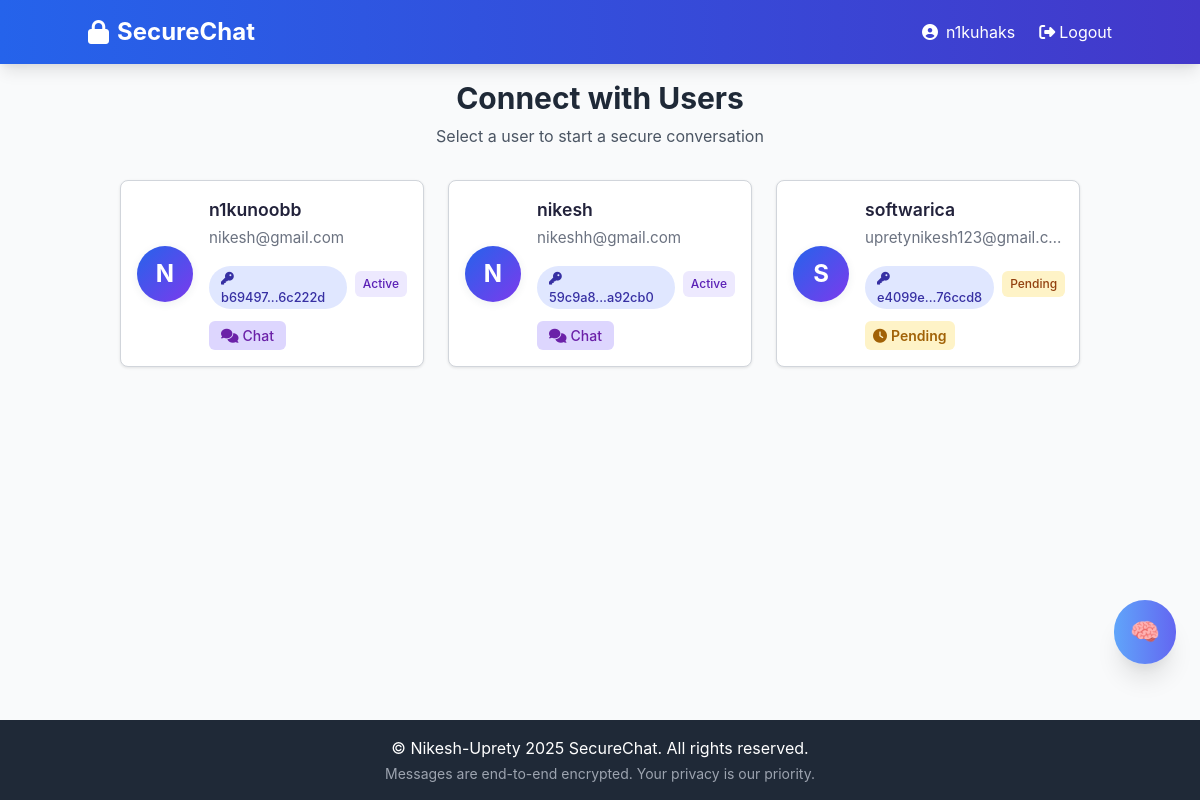
The app's page /index (signed in) with its own data.
### app/models.py (models this page shows, shortened)
class User(UserMixin, db.Model):
    id = db.Column(db.Integer, primary_key=True)
    username = db.Column(db.String(64), index=True,
                         unique=True, nullable=False)
    email = db.Column(db.String(120), index=True, unique=True, nullable=False)
    password_hash = db.Column(db.String(128), nullable=False)
    public_key = db.Column(db.Text, nullable=False)
    private_key = db.Column(db.Text, nullable=False)
    created_at = db.Column(
        db.DateTime, default=lambda: datetime.now())
    last_seen = db.Column(
        db.DateTime, default=lambda: datetime.now())
    messages_sent = db.relationship('Message',
                                    foreign_keys='Message.sender_id',
                                    backref='sender',
                                    lazy='dynamic')
    messages_received = db.relationship('Message',
                                        foreign_keys='Message.recipient_id',
                                        backref='recipient',
                                        lazy='dynamic')
    sent_requests = db.relationship('ChatRequest',
                                    foreign_keys='ChatRequest.sender_id',
                                    backref='sender',
                                    lazy='dynamic')
    received_requests = db.relationship('ChatRequest',
                                        foreign_keys='ChatRequest.recipient_id',
                                        backref='recipient',
                                        lazy='dynamic')
    def has_pending_request_to(self, other_user_id):
        return ChatRequest.query.filter_by(
            sender_id=self.id,
            recipient_id=other_user_id,
            status='pending'
        ).first() is not None
    def has_active_chat_with(self, other_user_id):
        return ChatRequest.query.filter(
            or_(
                and_(
                    ChatRequest.sender_id == self.id,
                    ChatRequest.recipient_id == other_user_id,
                    ChatRequest.status == 'accepted'
                ),
                and_(
                    ChatRequest.sender_id == other_user_id,
                    ChatRequest.recipient_id == self.id,
                    ChatRequest.status == 'accepted'
                )
            )
        ).first() is not None
    def get_chat_status_with(self, other_user_id):
        if self.has_active_chat_with(other_user_id):
            return 'active'
        if self.has_pending_request_to(other_user_id):
            return 'pending'
        if self.has_pending_request_from(other_user_id):
            return 'requested'
        return 'available'
    def get_public_key_fingerprint(self):
        import hashlib
        key_hash = hashlib.sha256(self.public_key.encode('utf-8')).hexdigest()
        return f"{key_hash[:6]}...{key_hash[-6:]}"

### app/chat/routes.py (the view)
@chat_bp.route('/')
@chat_bp.route('/index')
@login_required
def index():
    users = User.query.filter(User.id != current_user.id).all()
    return render_template('chat/index.html', title='Home', users=users)

### app/models.py (called while the page is built)
@login_manager.user_loader
def load_user(id):
    return User.query.get(int(id))

### app/templates/chat/index.html (shortened to what this page needs)
{% extends "base.html" %}
{% block content %}
<div class="max-w-6xl mx-auto px-4">
    <div class="text-center mb-8">
        <h1 class="text-3xl font-bold text-gray-800 mb-2">Connect with Users</h1>
        <p class="text-gray-600">Select a user to start a secure conversation</p>
    </div>
    <div class="user-card-grid">
        {% for user in users %}
        <div class="user-card">
            <div class="user-card-content">
                <div class="user-avatar">
                    {{ user.username[0].upper() }}
                </div>
                <div class="user-card-info">
                    <h3>{{ user.username }}</h3>
                    <p>{{ user.email }}</p>
                    <div class="flex items-center mt-2">
                        <span class="user-card-badge mr-2">
                            <i class="fas fa-key mr-1"></i>
                            {{ user.get_public_key_fingerprint() }}
                        </span>
                        {% set status = current_user.get_chat_status_with(user.id) %}
                        <span class="status-badge status-{{ status }}">
                            {{ status|title }}
                        </span>
                    </div>
                    <div class="user-card-actions">
                        {% set status = current_user.get_chat_status_with(user.id) %}
                        {% set rejected_request = current_user.sent_requests|selectattr('recipient_id', 'equalto',
                        user.id)|selectattr('status', 'equalto', 'rejected')|first %}
                        {% if status == 'active' %}
                        <a href="{{ url_for('chat.chat', user_id=user.id) }}" class="action-btn chat-btn">
                            <i class="fas fa-comments mr-1"></i> Chat
                        </a>
                        {% elif status == 'pending' %}
                        <span class="action-btn pending-btn">
                            <i class="fas fa-clock mr-1"></i> Pending
                        </span>
                        {% endif %}
                    </div>
                </div>
            </div>
        </div>
        {% endfor %}
    </div>
</div>
{% endblock %}

### app/templates/base.html (shortened to what this page needs)
<!DOCTYPE html>
<html lang="en">
<head>
    <link href="https://cdn.jsdelivr.net/npm/tailwindcss@2.2.19/dist/tailwind.min.css" rel="stylesheet">
    <link rel="stylesheet" href="https://cdnjs.cloudflare.com/ajax/libs/font-awesome/6.4.0/css/all.min.css">
    <link rel="stylesheet" href="{{ url_for('static', filename='css/styles.css') }}">
</head>
<body class="bg-gray-50 flex flex-col min-h-screen">
    <header class="bg-gradient-to-r from-blue-600 to-indigo-700 text-white p-4 shadow-lg">
        <div class="container mx-auto flex justify-between items-center">
            <a href="{{ url_for('chat.index') }}" class="text-2xl font-bold flex items-center">
                <i class="fas fa-lock mr-2"></i>SecureChat
            </a>
            <nav class="flex items-center space-x-6">
                {% if current_user.is_authenticated %}
                <span class="hidden md:inline-flex items-center">
                    <i class="fas fa-user-circle mr-2"></i> {{ current_user.username }}
                </span>
                <a href="{{ url_for('auth.logout') }}" class="hover:text-blue-200 transition-colors flex items-center">
                    <i class="fas fa-sign-out-alt mr-1"></i> Logout
                </a>
                {% endif %}
            </nav>
        </div>
    </header>
    <main class="container mx-auto flex-grow p-4">
        {% block content %}{% endblock %}
    </main>
    {% if current_user.is_authenticated %}
    <div class="flex justify-end w-full">
        <button id="nikugpt-btn"
            class="mb-6 mr-6 bg-gradient-to-r from-blue-400 to-indigo-500 text-white p-4 rounded-full shadow-xl hover:shadow-2xl transition-all duration-300 flex items-center z-40 text-2xl"
            title="Ask NikuGPT">
            🧠
        </button>
    </div>
    {% endif %}
    <footer class="bg-gray-800 text-white text-center p-4 mt-8">
        <p>© Nikesh-Uprety 2025 SecureChat. All rights reserved.</p>
        <p class="text-sm text-gray-400 mt-1">Messages are end-to-end encrypted. Your privacy is our priority.</p>
    </footer>
</body>
</html>

### app/static/css/styles.css (style rules this page uses)
body { font-family: 'Inter', sans-serif; background-color: #f9fafb; color: #22223b; min-height: 100vh; }
.user-card-grid { display: grid; grid-template-columns: 1fr; gap: 1.5rem; }
@media (min-width: 640px) { .user-card-grid { grid-template-columns: repeat(2, 1fr); } }
@media (min-width: 1024px) { .user-card-grid { grid-template-columns: repeat(3, 1fr); } }
.user-card-content { display: flex; align-items: center; padding: 1.5rem; }
.user-avatar { width: 3.5rem; height: 3.5rem; border-radius: 9999px; background: linear-gradient(135deg, #2563eb 0%, #7c3aed 100%); color: #fff; font-size: 1.5rem; font-weight: 700; display: flex; align-items: center; justify-content: center; box-shadow: 0 2px 8px rgba(44, 62, 80, 0.08); flex-shrink: 0; }
.user-card-info { margin-left: 1rem; flex: 1; min-width: 0; }
.user-card-info h3 { font-weight: 600; font-size: 1.1rem; color: #22223b; margin-bottom: 0.25rem; white-space: nowrap; overflow: hidden; text-overflow: ellipsis; }
.user-card-info p { color: #6b7280; font-size: 0.95rem; white-space: nowrap; overflow: hidden; text-overflow: ellipsis; }
.user-card-badge { display: inline-block; margin-top: 0.5rem; background: #e0e7ff; color: #3730a3; font-size: 0.8rem; padding: 0.15rem 0.75rem; border-radius: 9999px; font-weight: 500; }

### app/templates/base.html (style rules this page uses)
.status-badge { font-size: 0.75rem; padding: 0.25rem 0.5rem; border-radius: 0.25rem; font-weight: 500; }
.status-pending { background-color: #fef3c7; color: #d97706; }
.status-active { background-color: #ede9fe; color: #7c3aed; }

### app/templates/chat/index.html (style rules this page uses)
.user-card { background-color: white; border: 1px solid #d1d5db; border-radius: 0.5rem; box-shadow: 0 1px 3px rgb(0 0 0 / 0.1); overflow: hidden; margin-bottom: 1rem; transition: box-shadow 0.3s ease; }
.user-card-badge { display: inline-block; margin-top: 0.5rem; background: #e0e7ff; color: #3730a3; font-size: 0.8rem; padding: 0.15rem 0.75rem; border-radius: 9999px; font-weight: 500; }
.user-card-content { display: flex; align-items: center; padding: 1rem; }
.user-card-info { flex: 1; }
.status-badge { font-size: 0.75rem; padding: 0.25rem 0.5rem; border-radius: 0.375rem; display: inline-block; }
.status-pending { background-color: #fef3c7; color: #92400e; }
.status-active { background-color: #ede9fe; color: #5b21b6; }
.action-btn { padding: 0.25rem 0.75rem; border-radius: 0.375rem; font-size: 0.875rem; font-weight: 500; cursor: pointer; transition: background-color 0.2s ease-in-out; display: inline-flex; align-items: center; text-decoration: none; color: inherit; border: none; user-select: none; margin-top: 12px; }
.pending-btn { background-color: #fef3c7; color: #a16207; padding-left: 0.5rem; padding-right: 0.5rem; font-weight: 600; display: inline-flex; align-items: center; }
.chat-btn { background-color: #ddd6fe; color: #6b21a8; }
.action-btn i { margin-right: 0.25rem; }

### records on screen
User: username "n1kuhaks"
User: username "N", username "n1kunoobb", email "nikesh@gmail.com", get_public_key_fingerprint "b69497...6c222d", status "Active"
User: username "N", username "nikesh", email "nikeshh@gmail.com", get_public_key_fingerprint "59c9a8...a92cb0", status "Active"
User: username "S", username "softwarica", email "upretynikesh123@gmail.c…", get_public_key_fingerprint "e4099e...76ccd8", status "Pending"
